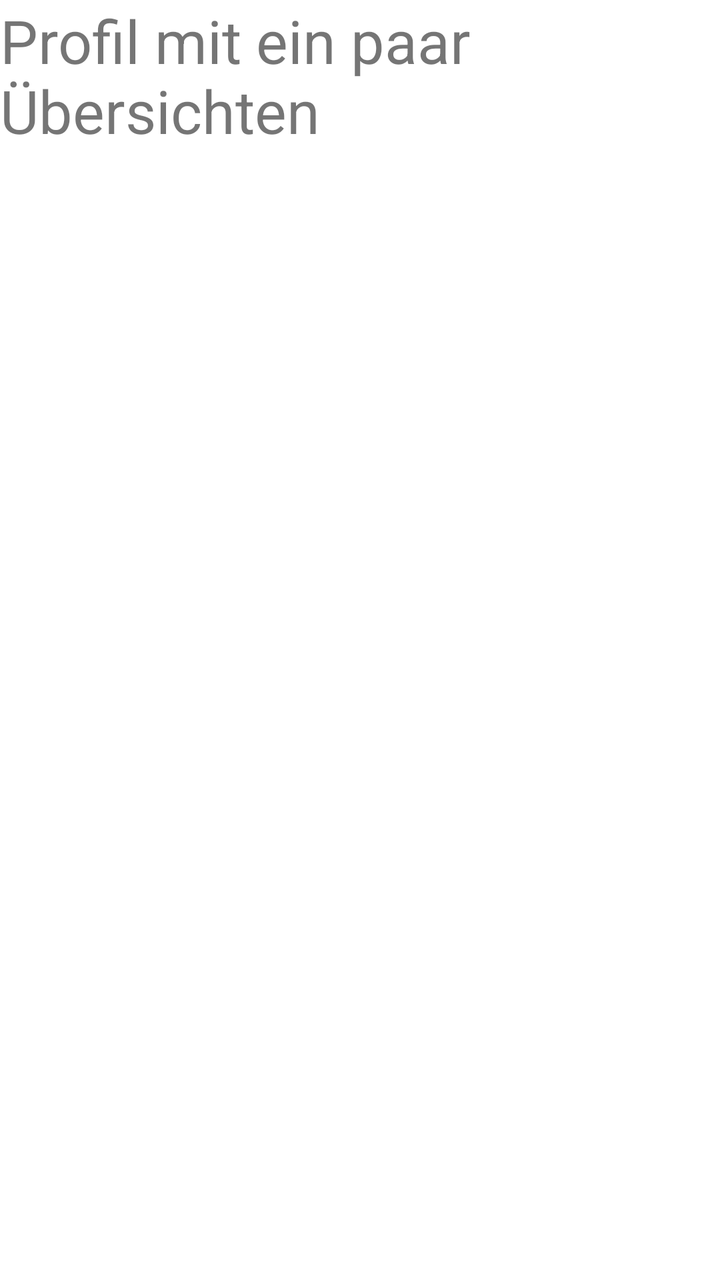
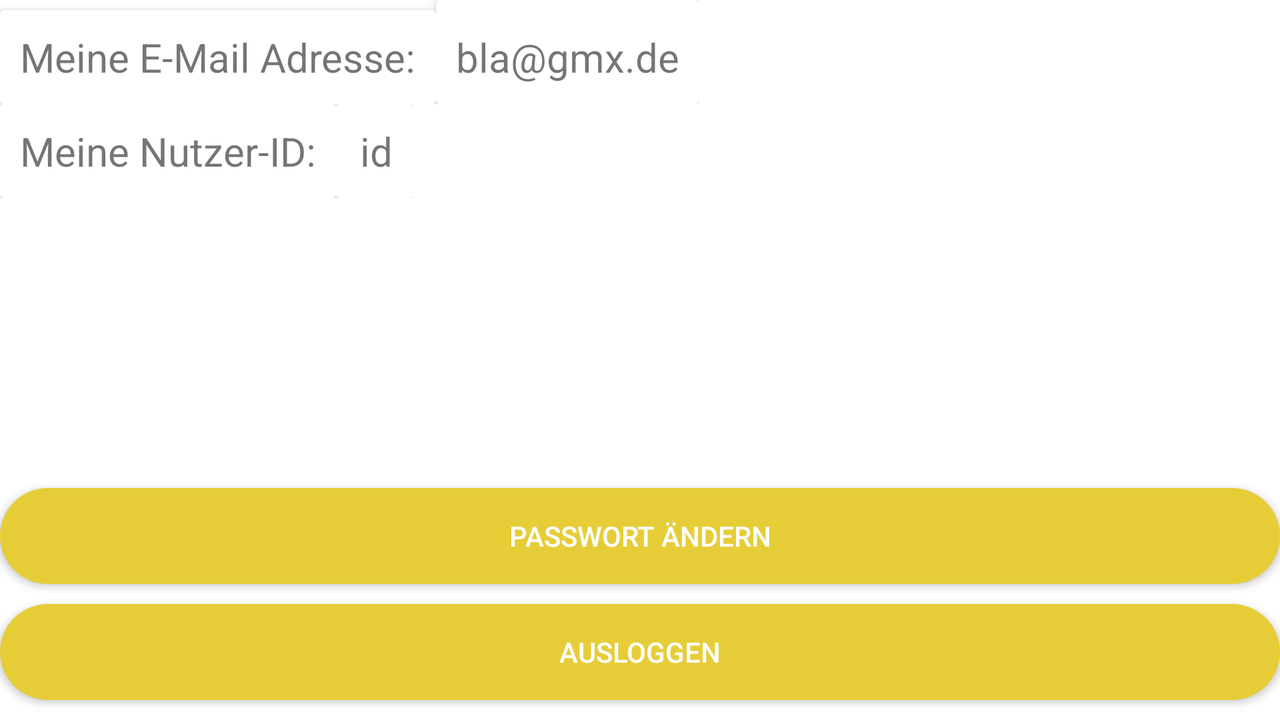

First picture: res/layout/ on a phone held upright. Second picture: the repository's own variant of that layout, on a device whose configuration matches the variant's folder. Source for both follows.
<!-- AndroidManifest.xml: application theme AppThemeYellow -->
<!-- res/layout/fragment_profile.xml -->
<?xml version="1.0" encoding="utf-8"?>
<RelativeLayout xmlns:android="http://schemas.android.com/apk/res/android"
    android:layout_width="match_parent"
    android:layout_height="match_parent"
    android:background="@color/white">

<TextView
    android:layout_width="match_parent"
    android:layout_height="match_parent"
    android:text="Profil mit ein paar Übersichten"

    android:textSize="30sp"/>




</RelativeLayout>
<!-- resources referenced by this layout -->
<resources>
  <color name="white">#ffffff</color>
  <style name="AppThemeYellow" parent="Theme.AppCompat.Light.NoActionBar">
  
          <item name="colorPrimary">@color/colorYellow1</item>
          <item name="colorPrimaryDark">@color/colorYellow2</item>
          <item name="colorAccent">@color/colorYellow3</item>
      </style>
  <color name="colorYellow1">#E6CD38</color>
  <color name="colorYellow2">#C5AE33</color>
  <color name="colorYellow3">#F8FF00</color>
</resources>
<!-- res/layout-w600dp/fragment_profile.xml (the repository's variant of the layout above) -->
<!-- drawn on the phone turned sideways -->
<?xml version="1.0" encoding="utf-8"?>
<LinearLayout xmlns:android="http://schemas.android.com/apk/res/android"
    android:layout_width="match_parent"
    android:layout_height="match_parent"
    android:background="@color/white"
    android:orientation="vertical">

    <LinearLayout
        android:layout_width="wrap_content"
        android:layout_height="wrap_content"
        android:orientation="horizontal">

        <android.support.v7.widget.CardView
            android:layout_width="match_parent"
            android:layout_height="wrap_content"
            android:padding="30dp"
            android:layout_marginTop="5dp">

            <TextView
                android:id="@+id/currentUser_name"
                android:layout_width="match_parent"
                android:layout_height="wrap_content"
                android:padding="10dp"
                android:text="@string/my_email"
                android:textSize="20sp" />

        </android.support.v7.widget.CardView>

        <android.support.v7.widget.CardView
            android:layout_width="match_parent"
            android:layout_height="wrap_content"
            android:padding="20dp">



            <TextView
                android:id="@+id/currentUser_nameValue"
                android:layout_width="match_parent"
                android:layout_height="wrap_content"
                android:layout_marginTop="5dp"
                android:padding="10dp"
                android:text="@string/example_email"
                android:textSize="20sp" />
        </android.support.v7.widget.CardView>
    </LinearLayout>


    <LinearLayout
        android:layout_width="wrap_content"
        android:layout_height="wrap_content"
        android:orientation="horizontal">

        <android.support.v7.widget.CardView
            android:layout_width="match_parent"
            android:layout_height="wrap_content"
            android:padding="30dp"
            android:layout_marginTop="0dp">

            <TextView
                android:id="@+id/currentUser_ID"
                android:layout_width="match_parent"
                android:layout_height="wrap_content"
                android:padding="10dp"
                android:text="@string/my_id"
                android:textSize="20sp" />

        </android.support.v7.widget.CardView>




        <android.support.v7.widget.CardView
            android:layout_width="match_parent"
            android:layout_height="wrap_content"
            android:padding="20dp">

            <TextView
                android:id="@+id/currentUser_idValue"
                android:layout_width="match_parent"
                android:layout_height="wrap_content"
                android:padding="10dp"
                android:text="@string/id"
                android:textSize="20sp"
                android:layout_marginLeft="2dp"/>

        </android.support.v7.widget.CardView>

    </LinearLayout>

    <android.support.constraint.ConstraintLayout
        android:layout_width="match_parent"
        android:layout_height="match_parent"
        xmlns:app="http://schemas.android.com/apk/res-auto" >

    <Button
        android:id="@+id/changePw_Button"
        android:layout_width="match_parent"
        android:layout_height="wrap_content"
        android:layout_marginBottom="10dp"
        android:layout_gravity="center"
        android:layout_marginTop="5dp"
        android:background="@drawable/button_rounded"
        app:layout_constraintBottom_toTopOf="@id/logout_Button"
        android:text="@string/change_password"
        android:textColor="@color/white" />


    <Button
        android:id="@+id/logout_Button"
        android:layout_width="match_parent"
        android:layout_height="wrap_content"
        android:layout_marginBottom="10dp"
        android:background="@drawable/button_rounded"
        app:layout_constraintBottom_toBottomOf="parent"
        android:text="@string/logout"
        android:textColor="@color/white" />
    </android.support.constraint.ConstraintLayout>



</LinearLayout>
<!-- resources referenced by the variant -->
<!-- as the phone turned sideways resolves them -->
<resources>
  <color name="white">#ffffff</color>
  <!-- drawable button_rounded (drawable) -->
  <?xml version="1.0" encoding="utf-8"?>
  <shape xmlns:android="http://schemas.android.com/apk/res/android"
      android:shape="rectangle"
      >
  
      <solid
          android:color="?colorPrimary"
          />
      <corners
          android:radius="25sp"
          />
  
  </shape>
  <string name="change_password">Passwort ändern</string>
  <string name="example_email">bla@gmx.de</string>
  <string name="id">id</string>
  <string name="logout">Ausloggen</string>
  <string name="my_email">Meine E-Mail Adresse:</string>
  <string name="my_id">Meine Nutzer-ID:</string>
  <style name="AppThemeYellow" parent="Theme.AppCompat.Light.NoActionBar">
  
          <item name="colorPrimary">@color/colorYellow1</item>
          <item name="colorPrimaryDark">@color/colorYellow2</item>
          <item name="colorAccent">@color/colorYellow3</item>
      </style>
  <color name="colorYellow1">#E6CD38</color>
  <color name="colorYellow2">#C5AE33</color>
  <color name="colorYellow3">#F8FF00</color>
</resources>
